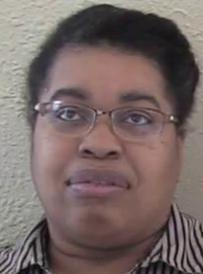
#> input picture my_thesis/forensics/CAM_visualization/data/dfdc/0_real_aabqyygbaa_1.jpg, 203 x 274 px, given in place of 0_real_aabqyygbaa_1.jpg, which was not available
$ python preprocess_data.py
#> lines starting #> are read from the running program, lines starting #| are printed output that depends on the picture; pictures that were not available may be replaced by others from this repository, and a replacement may not be noted
import cv2
import numpy as np
import os, pickle, argparse
from feature_model.spectrum import radialProfile
import glob
from matplotlib import pyplot as plt
import pickle
from scipy.interpolate import griddata
from PIL import ImageEnhance,Image
import random

data= {}
epsilon = 1e-8
N = 300
y = []
error = []

def main(input_real,input_fake,number_iter,output_path):
#> called with input_real = '', input_fake = '', number_iter = 100, output_path = './output'
    random.seed(0)
    psd1D_total = np.zeros([number_iter, N])
    label_total = np.zeros([number_iter])
    cont = 0

    # real data
    # rootdir = '/hdd/tam/extend_data/image/test/0_real'
    rootdirs = [input_real,input_fake]
    for subdir, dirs, files in os.walk(rootdirs[0]):
        #     print(files)
        #     exit(0)
        random.shuffle(files)
        for file in files:
            #         print(file)
            filename = os.path.join(subdir, file)

            img = cv2.imread(filename, 0)
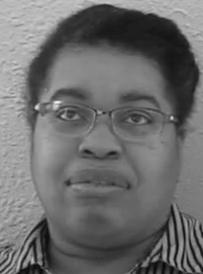
#> img: shape (274, 203); min 0, max 243, mean 108.3

            img = img.astype("uint8")
            contrast = ImageEnhance.Contrast(Image.fromarray(img))
            img = contrast.enhance(1.0)
            brightness = ImageEnhance.Brightness(img)
            img = brightness.enhance(2.0)
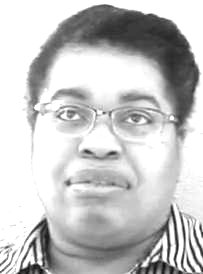
#> img: PIL image 203x274 L; min 0, max 255, mean 197.5
            img = np.array(img, dtype='float64')
#> img: shape (274, 203) float64

            # we crop the center
            h = int(img.shape[0] / 3)
#> h = 91
            w = int(img.shape[1] / 3)
#> w = 67
            img = img[h:-h, w:-w]
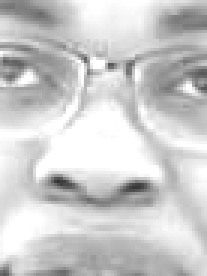
#> img: shape (92, 69) float64 (shown 3 times larger); min 52, max 255, mean 204.1

            f = np.fft.fft2(img)
            fshift = np.fft.fftshift(f)
            fshift += epsilon
            try:
                magnitude_spectrum = 20 * np.log(np.abs(fshift))
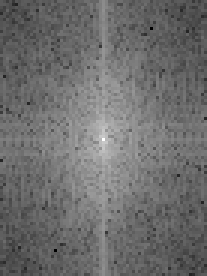
#> magnitude_spectrum: shape (92, 69) float64 (shown 3 times larger); min -4.9, max 281.5, mean 118.5; drawn with min black and max white
                psd1D = radialProfile.azimuthalAverage(magnitude_spectrum)

                # Calculate the azimuthally averaged 1D power spectrum
                points = np.linspace(0, N, num=psd1D.size)  # coordinates of a
                xi = np.linspace(0, N, num=N)  # coordinates for interpolation

                interpolated = griddata(points, psd1D, xi, method='cubic')
                interpolated /= interpolated[0]

                psd1D_total[cont, :] = interpolated
                label_total[cont] = 0
                cont += 1
            #             print(cont)
            except:
                print(file)
            if cont == number_iter:
                break
        if cont == number_iter:
            break

    psd1D_total2 = np.zeros([number_iter, N])
    label_total2 = np.zeros([number_iter])

    cont = 0

    for subdir, dirs, files in os.walk(rootdirs[1]):

        random.shuffle(files)
        #     print(files)
        #     break
        for file in files:

            filename = os.path.join(subdir, file)
            parts = filename.split("/")

            img = cv2.imread(filename, 0)

            img = img.astype("uint8")
            contrast = ImageEnhance.Contrast(Image.fromarray(img))
            img = contrast.enhance(1.0)
            brightness = ImageEnhance.Brightness(img)
            img = brightness.enhance(1.0)
            img = np.array(img, dtype='float64')

            # we crop the center
            h = int(img.shape[0] / 3)
            w = int(img.shape[1] / 3)
            img = img[h:-h, w:-w]

            f = np.fft.fft2(img)
            fshift = np.fft.fftshift(f)
            fshift += epsilon

            try:
                magnitude_spectrum = 20 * np.log(np.abs(fshift))

                # Calculate the azimuthally averaged 1D power spectrum
                psd1D = radialProfile.azimuthalAverage(magnitude_spectrum)

                points = np.linspace(0, N, num=psd1D.size)  # coordinates of a
                xi = np.linspace(0, N, num=N)  # coordinates for interpolation

                interpolated = griddata(points, psd1D, xi, method='cubic')
                interpolated /= interpolated[0]

                psd1D_total2[cont, :] = interpolated
                label_total2[cont] = 1
                cont += 1
            #             print(cont)
            except:
                print(file)
            if cont == number_iter:
                break
        if cont == number_iter:
            break
    psd1D_total_final = np.concatenate((psd1D_total,psd1D_total2), axis=0)
    label_total_final = np.concatenate((label_total,label_total2), axis=0)

    data["data"] = psd1D_total_final
    data["label"] = label_total_final

    output = open(output_path, 'wb')
    pickle.dump(data, output)
    output.close()

    print("DATA Saved")


def parse_args():
    """Parses input arguments."""
    parser = argparse.ArgumentParser()
    parser.add_argument('-ir', '--input_real', dest='input_real',default='',
                        help='Path to input image or folder containting multiple images.')
    parser.add_argument('-if', '--input_fake', dest='input_fake',default='',
                        help='Path to input image or folder containting multiple images.')
    parser.add_argument('-o', '--output', dest='output', help='Path to save outputs.',
                        default='./output')
    parser.add_argument('-n', '--number_iter', default=100,help='number image process')
    args = parser.parse_args()
    return args

if __name__ == '__main__':
    args_in = parse_args()
    main(args_in.input_real,args_in.input_fake, int(args_in.number_iter),args_in.output)
#> (the call stopped at in main, `psd1D = radialProfile.azimuthalAverage(magnitude_spectrum)`: feature_model is not available in this run)
